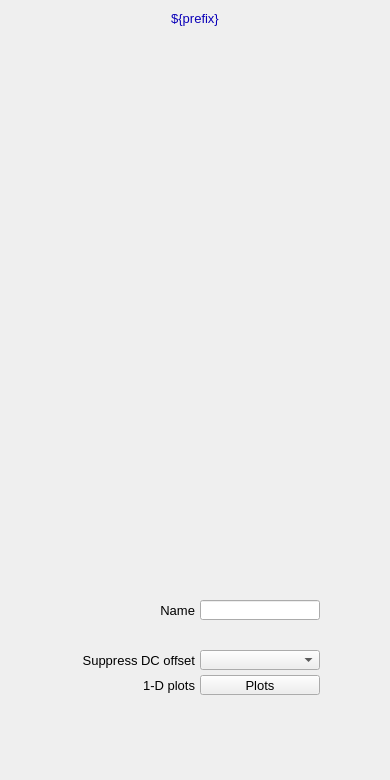
<?xml version="1.0" ?>
<ui version="4.0">
  <class>Dialog</class>
  <widget class="QWidget" name="screen">
    <property name="geometry">
      <rect>
        <x>362</x>
        <y>68</y>
        <width>390</width>
        <height>780</height>
      </rect>
    </property>
    <property name="styleSheet">
      <string notr="true">QWidget#screen {
  color: rgb(0, 0, 0);
  background-color: rgb(187, 187, 187);
  }</string>
    </property>
    <property name="windowTitle">
      <string>NDFFT</string>
    </property>
    <widget class="PyDMDrawingRectangle" name="rectangle">
      <property name="geometry">
        <rect>
          <x>0</x>
          <y>5</y>
          <width>390</width>
          <height>25</height>
        </rect>
      </property>
      <property name="brush" stdset="0">
        <brush brushstyle="SolidPattern">
          <color alpha="255">
            <red>218</red>
            <green>218</green>
            <blue>218</blue>
          </color>
        </brush>
      </property>
      <property name="penStyle" stdset="0">
        <enum>Qt::SolidLine</enum>
      </property>
      <property name="penColor" stdset="0">
        <color>
          <red>218</red>
          <green>218</green>
          <blue>218</blue>
        </color>
      </property>
      <property name="penWidth" stdset="0">
        <double>0</double>
      </property>
      <property name="penCapStyle" stdset="0">
        <enum>Qt::FlatCap</enum>
      </property>
      <property name="toolTip">
        <string>rectangle</string>
      </property>
    </widget>
    <widget class="QLabel" name="text">
      <property name="geometry">
        <rect>
          <x>87</x>
          <y>6</y>
          <width>216</width>
          <height>25</height>
        </rect>
      </property>
      <property name="text">
        <string>${prefix}</string>
      </property>
      <property name="font" stdset="0">
        <font>
          <pointsize>10</pointsize>
        </font>
      </property>
      <property name="brush" stdset="0">
        <brush brushstyle="SolidPattern">
          <color alpha="255">
            <red>10</red>
            <green>0</green>
            <blue>184</blue>
          </color>
        </brush>
      </property>
      <property name="toolTip">
        <string>text</string>
      </property>
      <property name="alignment">
        <set>Qt::AlignCenter</set>
      </property>
      <property name="styleSheet">
        <string notr="true">QLabel#text {
  color: rgb(10, 0, 184);
  }</string>
      </property>
    </widget>
    <widget class="PyDMEmbeddedDisplay" name="composite">
      <property name="geometry">
        <rect>
          <x>5</x>
          <y>35</y>
          <width>380</width>
          <height>555</height>
        </rect>
      </property>
      <property name="toolTip">
        <string>composite</string>
      </property>
      <property name="filename" stdset="0">
        <string>PluginBase_V31.ui</string>
      </property>
    </widget>
    <widget class="PyDMFrame" name="composite_1">
      <property name="geometry">
        <rect>
          <x>5</x>
          <y>595</y>
          <width>380</width>
          <height>180</height>
        </rect>
      </property>
      <widget class="PyDMDrawingRectangle" name="rectangle_1">
        <property name="geometry">
          <rect>
            <x>0</x>
            <y>0</y>
            <width>380</width>
            <height>180</height>
          </rect>
        </property>
        <property name="brush" stdset="0">
          <brush brushstyle="NoBrush">
            <color alpha="255">
              <red>0</red>
              <green>0</green>
              <blue>0</blue>
            </color>
          </brush>
        </property>
        <property name="penStyle" stdset="0">
          <enum>Qt::SolidLine</enum>
        </property>
        <property name="penColor" stdset="0">
          <color>
            <red>0</red>
            <green>0</green>
            <blue>0</blue>
          </color>
        </property>
        <property name="penWidth" stdset="0">
          <double>1</double>
        </property>
        <property name="penCapStyle" stdset="0">
          <enum>Qt::FlatCap</enum>
        </property>
        <property name="toolTip">
          <string>rectangle_1</string>
        </property>
      </widget>
      <widget class="QLabel" name="text_1">
        <property name="geometry">
          <rect>
            <x>10</x>
            <y>55</y>
            <width>180</width>
            <height>20</height>
          </rect>
        </property>
        <property name="text">
          <string>Suppress DC offset</string>
        </property>
        <property name="font" stdset="0">
          <font>
            <pointsize>10</pointsize>
          </font>
        </property>
        <property name="brush" stdset="0">
          <brush brushstyle="SolidPattern">
            <color alpha="255">
              <red>0</red>
              <green>0</green>
              <blue>0</blue>
            </color>
          </brush>
        </property>
        <property name="toolTip">
          <string>text_1</string>
        </property>
        <property name="alignment">
          <set>Qt::AlignRight|Qt::AlignTrailing|Qt::AlignVCenter</set>
        </property>
        <property name="styleSheet">
          <string notr="true">QLabel#text_1 {
  color: rgb(0, 0, 0);
  }</string>
        </property>
      </widget>
      <widget class="PyDMEnumComboBox" name="menu">
        <property name="geometry">
          <rect>
            <x>195</x>
            <y>55</y>
            <width>120</width>
            <height>20</height>
          </rect>
        </property>
        <property name="toolTip">
          <string>${prefix}FFTSuppressDC</string>
        </property>
        <property name="channel" stdset="0">
          <string>ca://${prefix}FFTSuppressDC</string>
        </property>
        <property name="font" stdset="0">
          <font>
            <pointsize>10</pointsize>
          </font>
        </property>
        <property name="styleSheet">
          <string notr="true">PyDMEnumComboBox#menu {
  color: rgb(0, 0, 0);
  background-color: rgb(115, 223, 255);
  }</string>
        </property>
      </widget>
      <widget class="PyDMRelatedDisplayButton" name="related_display">
        <property name="geometry">
          <rect>
            <x>195</x>
            <y>80</y>
            <width>120</width>
            <height>20</height>
          </rect>
        </property>
        <property name="toolTip">
          <string>Plots</string>
        </property>
        <property name="text">
          <string>Plots</string>
        </property>
        <property name="showIcon" stdset="0">
          <bool>true</bool>
        </property>
        <property name="font" stdset="0">
          <font>
            <pointsize>10</pointsize>
          </font>
        </property>
        <property name="styleSheet">
          <string notr="true">PyDMRelatedDisplayButton#related_display {
  color: rgb(0, 0, 0);
  background-color: rgb(115, 223, 255);
  }</string>
        </property>
        <property name="titles" stdset="0">
          <stringlist>
            <string>Time series</string>
            <string>FFT abs. value</string>
            <string>FFT real</string>
            <string>FFT Imaginary</string>
            <string>Combined</string>
            <string/>
            <string/>
            <string/>
            <string/>
            <string/>
            <string/>
            <string/>
            <string/>
            <string/>
            <string/>
          </stringlist>
        </property>
        <property name="filenames" stdset="0">
          <stringlist>
            <string>FFTTimeSeriesPlot_V31.ui</string>
            <string>FFTFreqSpectrumPlot_V31.ui</string>
            <string>FFTFreqSpectrumPlot_V31.ui</string>
            <string>FFTFreqSpectrumPlot_V31.ui</string>
            <string>FFTPlotAll_V31.ui</string>
            <string>.ui</string>
            <string>.ui</string>
            <string>.ui</string>
            <string>.ui</string>
            <string>.ui</string>
            <string>.ui</string>
            <string>.ui</string>
            <string>l.ui</string>
            <string>.ui</string>
            <string>.ui</string>
          </stringlist>
        </property>
        <property name="macros" stdset="0">
          <stringlist>
            <string>P=${P},RTS=${RTS},R=${R}</string>
            <string>P=${P},RTS=${RTS},R=${R},S=FFTAbsValue</string>
            <string>P=${P},RTS=${RTS},R=${R},S=FFTReal</string>
            <string>P=${P},RTS=${RTS},R=${R},S=FFTImaginary</string>
            <string>P=${P},RTS=${RTS},R=${R}</string>
            <string/>
            <string/>
            <string/>
            <string/>
            <string/>
            <string/>
            <string/>
            <string/>
            <string/>
            <string/>
          </stringlist>
        </property>
        <property name="openInNewWindow" stdset="0">
          <bool>true</bool>
        </property>
      </widget>
      <widget class="QLabel" name="text_2">
        <property name="geometry">
          <rect>
            <x>100</x>
            <y>80</y>
            <width>90</width>
            <height>20</height>
          </rect>
        </property>
        <property name="text">
          <string>1-D plots</string>
        </property>
        <property name="font" stdset="0">
          <font>
            <pointsize>10</pointsize>
          </font>
        </property>
        <property name="brush" stdset="0">
          <brush brushstyle="SolidPattern">
            <color alpha="255">
              <red>0</red>
              <green>0</green>
              <blue>0</blue>
            </color>
          </brush>
        </property>
        <property name="toolTip">
          <string>text_2</string>
        </property>
        <property name="alignment">
          <set>Qt::AlignRight|Qt::AlignTrailing|Qt::AlignVCenter</set>
        </property>
        <property name="styleSheet">
          <string notr="true">QLabel#text_2 {
  color: rgb(0, 0, 0);
  }</string>
        </property>
      </widget>
      <widget class="PyDMFrame" name="composite_2">
        <property name="geometry">
          <rect>
            <x>60</x>
            <y>30</y>
            <width>255</width>
            <height>20</height>
          </rect>
        </property>
        <widget class="QLabel" name="text_3">
          <property name="geometry">
            <rect>
              <x>5</x>
              <y>595</y>
              <width>130</width>
              <height>20</height>
            </rect>
          </property>
          <property name="text">
            <string>FFT direction</string>
          </property>
          <property name="font" stdset="0">
            <font>
              <pointsize>10</pointsize>
            </font>
          </property>
          <property name="brush" stdset="0">
            <brush brushstyle="SolidPattern">
              <color alpha="255">
                <red>0</red>
                <green>0</green>
                <blue>0</blue>
              </color>
            </brush>
          </property>
          <property name="toolTip">
            <string>text_3</string>
          </property>
          <property name="alignment">
            <set>Qt::AlignRight|Qt::AlignTrailing|Qt::AlignVCenter</set>
          </property>
          <property name="styleSheet">
            <string notr="true">QLabel#text_3 {
  color: rgb(0, 0, 0);
  }</string>
          </property>
        </widget>
        <widget class="PyDMEnumComboBox" name="menu_1">
          <property name="geometry">
            <rect>
              <x>140</x>
              <y>595</y>
              <width>120</width>
              <height>20</height>
            </rect>
          </property>
          <property name="toolTip">
            <string>${prefix}FFTDirection</string>
          </property>
          <property name="channel" stdset="0">
            <string>ca://${prefix}FFTDirection</string>
          </property>
          <property name="font" stdset="0">
            <font>
              <pointsize>10</pointsize>
            </font>
          </property>
          <property name="styleSheet">
            <string notr="true">PyDMEnumComboBox#menu_1 {
  color: rgb(0, 0, 0);
  background-color: rgb(115, 223, 255);
  }</string>
          </property>
        </widget>
      </widget>
      <widget class="QLabel" name="text_4">
        <property name="geometry">
          <rect>
            <x>150</x>
            <y>5</y>
            <width>40</width>
            <height>20</height>
          </rect>
        </property>
        <property name="text">
          <string>Name</string>
        </property>
        <property name="font" stdset="0">
          <font>
            <pointsize>10</pointsize>
          </font>
        </property>
        <property name="brush" stdset="0">
          <brush brushstyle="SolidPattern">
            <color alpha="255">
              <red>0</red>
              <green>0</green>
              <blue>0</blue>
            </color>
          </brush>
        </property>
        <property name="toolTip">
          <string>text_4</string>
        </property>
        <property name="alignment">
          <set>Qt::AlignRight|Qt::AlignTrailing|Qt::AlignVCenter</set>
        </property>
        <property name="styleSheet">
          <string notr="true">QLabel#text_4 {
  color: rgb(0, 0, 0);
  }</string>
        </property>
      </widget>
      <widget class="PyDMLineEdit" name="text_entry">
        <property name="geometry">
          <rect>
            <x>195</x>
            <y>5</y>
            <width>120</width>
            <height>20</height>
          </rect>
        </property>
        <property name="channel" stdset="0">
          <string>ca://${prefix}Name</string>
        </property>
        <property name="toolTip">
          <string>${prefix}Name</string>
        </property>
        <property name="font" stdset="0">
          <font>
            <pointsize>10</pointsize>
          </font>
        </property>
        <property name="styleSheet">
          <string notr="true">PyDMLineEdit#text_entry {
  color: rgb(0, 0, 0);
  background-color: rgb(115, 223, 255);
  border: 1px solid black;
  margin: 0px;
  padding: 0px;
  spacing: 0px;
  }</string>
        </property>
      </widget>
      <widget class="PyDMFrame" name="composite_3">
        <property name="geometry">
          <rect>
            <x>20</x>
            <y>105</y>
            <width>295</width>
            <height>20</height>
          </rect>
        </property>
        <widget class="QLabel" name="text_5">
          <property name="geometry">
            <rect>
              <x>5</x>
              <y>595</y>
              <width>170</width>
              <height>20</height>
            </rect>
          </property>
          <property name="text">
            <string>Number to average</string>
          </property>
          <property name="font" stdset="0">
            <font>
              <pointsize>10</pointsize>
            </font>
          </property>
          <property name="brush" stdset="0">
            <brush brushstyle="SolidPattern">
              <color alpha="255">
                <red>0</red>
                <green>0</green>
                <blue>0</blue>
              </color>
            </brush>
          </property>
          <property name="toolTip">
            <string>text_5</string>
          </property>
          <property name="alignment">
            <set>Qt::AlignRight|Qt::AlignTrailing|Qt::AlignVCenter</set>
          </property>
          <property name="styleSheet">
            <string notr="true">QLabel#text_5 {
  color: rgb(0, 0, 0);
  }</string>
          </property>
        </widget>
        <widget class="PyDMLineEdit" name="text_entry_1">
          <property name="geometry">
            <rect>
              <x>180</x>
              <y>595</y>
              <width>120</width>
              <height>20</height>
            </rect>
          </property>
          <property name="channel" stdset="0">
            <string>ca://${prefix}FFTNumAverage</string>
          </property>
          <property name="toolTip">
            <string>${prefix}FFTNumAverage</string>
          </property>
          <property name="font" stdset="0">
            <font>
              <pointsize>10</pointsize>
            </font>
          </property>
          <property name="styleSheet">
            <string notr="true">PyDMLineEdit#text_entry_1 {
  color: rgb(0, 0, 0);
  background-color: rgb(115, 223, 255);
  border: 1px solid black;
  margin: 0px;
  padding: 0px;
  spacing: 0px;
  }</string>
          </property>
        </widget>
      </widget>
      <widget class="PyDMFrame" name="composite_4">
        <property name="geometry">
          <rect>
            <x>40</x>
            <y>130</y>
            <width>275</width>
            <height>20</height>
          </rect>
        </property>
        <widget class="QLabel" name="text_6">
          <property name="geometry">
            <rect>
              <x>5</x>
              <y>595</y>
              <width>150</width>
              <height>20</height>
            </rect>
          </property>
          <property name="text">
            <string>Number averaged</string>
          </property>
          <property name="font" stdset="0">
            <font>
              <pointsize>10</pointsize>
            </font>
          </property>
          <property name="brush" stdset="0">
            <brush brushstyle="SolidPattern">
              <color alpha="255">
                <red>0</red>
                <green>0</green>
                <blue>0</blue>
              </color>
            </brush>
          </property>
          <property name="toolTip">
            <string>text_6</string>
          </property>
          <property name="alignment">
            <set>Qt::AlignRight|Qt::AlignTrailing|Qt::AlignVCenter</set>
          </property>
          <property name="styleSheet">
            <string notr="true">QLabel#text_6 {
  color: rgb(0, 0, 0);
  }</string>
          </property>
        </widget>
        <widget class="PyDMLabel" name="text_update">
          <property name="geometry">
            <rect>
              <x>160</x>
              <y>596</y>
              <width>120</width>
              <height>18</height>
            </rect>
          </property>
          <property name="toolTip">
            <string>PV: ${prefix}FFTNumAveraged</string>
          </property>
          <property name="channel" stdset="0">
            <string>ca://${prefix}FFTNumAveraged</string>
          </property>
          <property name="font" stdset="0">
            <font>
              <pointsize>10</pointsize>
            </font>
          </property>
          <property name="alignment">
            <set>Qt::AlignLeading|Qt::AlignLeft|Qt::AlignVCenter</set>
          </property>
          <property name="textInteractionFlags">
            <set>Qt::TextSelectableByKeyboard|Qt::TextSelectableByMouse</set>
          </property>
          <property name="styleSheet">
            <string notr="true">PyDMLabel#text_update {
  color: rgb(10, 0, 184);
  background-color: rgb(187, 187, 187);
  }</string>
          </property>
        </widget>
      </widget>
      <widget class="PyDMFrame" name="composite_5">
        <property name="geometry">
          <rect>
            <x>60</x>
            <y>155</y>
            <width>253</width>
            <height>20</height>
          </rect>
        </property>
        <widget class="QLabel" name="text_7">
          <property name="geometry">
            <rect>
              <x>5</x>
              <y>595</y>
              <width>130</width>
              <height>20</height>
            </rect>
          </property>
          <property name="text">
            <string>Reset average</string>
          </property>
          <property name="font" stdset="0">
            <font>
              <pointsize>10</pointsize>
            </font>
          </property>
          <property name="brush" stdset="0">
            <brush brushstyle="SolidPattern">
              <color alpha="255">
                <red>0</red>
                <green>0</green>
                <blue>0</blue>
              </color>
            </brush>
          </property>
          <property name="toolTip">
            <string>text_7</string>
          </property>
          <property name="alignment">
            <set>Qt::AlignRight|Qt::AlignTrailing|Qt::AlignVCenter</set>
          </property>
          <property name="styleSheet">
            <string notr="true">QLabel#text_7 {
  color: rgb(0, 0, 0);
  }</string>
          </property>
        </widget>
        <widget class="PyDMPushButton" name="message_button">
          <property name="geometry">
            <rect>
              <x>140</x>
              <y>595</y>
              <width>118</width>
              <height>20</height>
            </rect>
          </property>
          <property name="text">
            <string>Reset average</string>
          </property>
          <property name="font" stdset="0">
            <font>
              <pointsize>10</pointsize>
            </font>
          </property>
          <property name="toolTip">
            <string>${prefix}FFTResetAverage</string>
          </property>
          <property name="channel" stdset="0">
            <string>ca://${prefix}FFTResetAverage</string>
          </property>
          <property name="pressValue" stdset="0">
            <string>1</string>
          </property>
          <property name="styleSheet">
            <string notr="true">PyDMPushButton#message_button {
  color: rgb(0, 0, 0);
  background-color: rgb(115, 223, 255);
  }</string>
          </property>
        </widget>
      </widget>
    </widget>
  </widget>
  <customwidgets>
    <customwidget>
      <class>PyDMDrawingRectangle</class>
      <extends>QWidget</extends>
      <header>pydm.widgets.drawing</header>
    </customwidget>
    <customwidget>
      <class>PyDMLabel</class>
      <extends>QLabel</extends>
      <header>pydm.widgets.label</header>
    </customwidget>
    <customwidget>
      <class>PyDMEmbeddedDisplay</class>
      <extends>QFrame</extends>
      <header>pydm.widgets.embedded_display</header>
    </customwidget>
    <customwidget>
      <class>PyDMFrame</class>
      <extends>QFrame</extends>
      <header>pydm.widgets.frame</header>
    </customwidget>
    <customwidget>
      <class>PyDMEnumComboBox</class>
      <extends>QComboBox</extends>
      <header>pydm.widgets.enum_combo_box</header>
    </customwidget>
    <customwidget>
      <class>PyDMRelatedDisplayButton</class>
      <extends>QPushButton</extends>
      <header>pydm.widgets.related_display_button</header>
    </customwidget>
    <customwidget>
      <class>PyDMLineEdit</class>
      <extends>QLineEdit</extends>
      <header>pydm.widgets.line_edit</header>
    </customwidget>
    <customwidget>
      <class>PyDMPushButton</class>
      <extends>QPushButton</extends>
      <header>pydm.widgets.pushbutton</header>
    </customwidget>
  </customwidgets>
</ui>
